Frame 1 (no input): blank canvas, image omitted
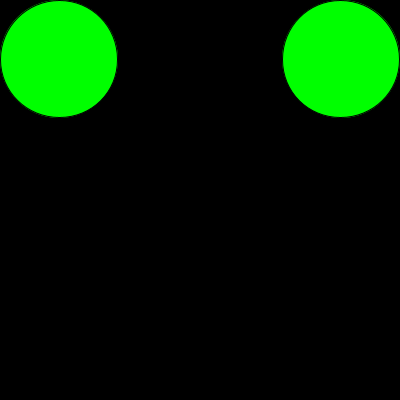
Frame 60 (the mouse pressed at the canvas centre just before this capture)
Frame 120 (the mouse held since frame 60 and released just before this capture): identical to frame 60, image omitted

The Processing sketch that drew this single still picture (run headless with seeded random() and noise(); from frame 60 on, the mouse is pressed at the canvas centre):

// Processing sketch: ellipsesDisnt
// ── ellipsesDisnt.pde
int px1, py1, px2, py2;
float tam;
float distancia;
void setup() {
  size(400, 400);
  px1 = 0;
  py1 = 0;
  px2 = 400;
  py2 = 0;
}
void draw() {
  background(0);
  fill(0, 255, 0);
  distancia = dist(px1, py1, px2, py2);
  tam = map(distancia, 400, 0, 0, 400 );
  ellipse(px1, py1, tam, tam);
  ellipse(px2, py2, tam, tam);
  // px1 = px1+1;
  //py1 = py1+1;
  px1 ++;
  py1 ++;
  px2 --;
  py2 ++;
  println(distancia);
}
void mousePressed() {
  px1 = 0;
  py1 = 0;
  px2 = 400;
  py2 = 0;
}
